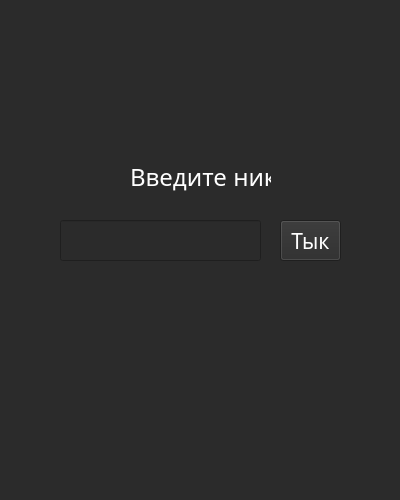
<?xml version="1.0" encoding="UTF-8"?>
<ui version="4.0">
 <class>RegWindowGUI</class>
 <widget class="QMainWindow" name="RegWindowGUI">
  <property name="geometry">
   <rect>
    <x>0</x>
    <y>0</y>
    <width>400</width>
    <height>500</height>
   </rect>
  </property>
  <property name="sizePolicy">
   <sizepolicy hsizetype="Fixed" vsizetype="Fixed">
    <horstretch>0</horstretch>
    <verstretch>0</verstretch>
   </sizepolicy>
  </property>
  <property name="minimumSize">
   <size>
    <width>400</width>
    <height>500</height>
   </size>
  </property>
  <property name="maximumSize">
   <size>
    <width>400</width>
    <height>500</height>
   </size>
  </property>
  <property name="palette">
   <palette>
    <active>
     <colorrole role="WindowText">
      <brush brushstyle="SolidPattern">
       <color alpha="255">
        <red>0</red>
        <green>0</green>
        <blue>0</blue>
       </color>
      </brush>
     </colorrole>
     <colorrole role="Button">
      <brush brushstyle="SolidPattern">
       <color alpha="255">
        <red>255</red>
        <green>255</green>
        <blue>255</blue>
       </color>
      </brush>
     </colorrole>
     <colorrole role="Light">
      <brush brushstyle="SolidPattern">
       <color alpha="255">
        <red>255</red>
        <green>255</green>
        <blue>255</blue>
       </color>
      </brush>
     </colorrole>
     <colorrole role="Midlight">
      <brush brushstyle="SolidPattern">
       <color alpha="255">
        <red>255</red>
        <green>255</green>
        <blue>255</blue>
       </color>
      </brush>
     </colorrole>
     <colorrole role="Dark">
      <brush brushstyle="SolidPattern">
       <color alpha="255">
        <red>127</red>
        <green>127</green>
        <blue>127</blue>
       </color>
      </brush>
     </colorrole>
     <colorrole role="Mid">
      <brush brushstyle="SolidPattern">
       <color alpha="255">
        <red>170</red>
        <green>170</green>
        <blue>170</blue>
       </color>
      </brush>
     </colorrole>
     <colorrole role="Text">
      <brush brushstyle="SolidPattern">
       <color alpha="255">
        <red>0</red>
        <green>0</green>
        <blue>0</blue>
       </color>
      </brush>
     </colorrole>
     <colorrole role="BrightText">
      <brush brushstyle="SolidPattern">
       <color alpha="255">
        <red>255</red>
        <green>255</green>
        <blue>255</blue>
       </color>
      </brush>
     </colorrole>
     <colorrole role="ButtonText">
      <brush brushstyle="SolidPattern">
       <color alpha="255">
        <red>0</red>
        <green>0</green>
        <blue>0</blue>
       </color>
      </brush>
     </colorrole>
     <colorrole role="Base">
      <brush brushstyle="SolidPattern">
       <color alpha="255">
        <red>255</red>
        <green>255</green>
        <blue>255</blue>
       </color>
      </brush>
     </colorrole>
     <colorrole role="Window">
      <brush brushstyle="SolidPattern">
       <color alpha="255">
        <red>255</red>
        <green>255</green>
        <blue>255</blue>
       </color>
      </brush>
     </colorrole>
     <colorrole role="Shadow">
      <brush brushstyle="SolidPattern">
       <color alpha="255">
        <red>0</red>
        <green>0</green>
        <blue>0</blue>
       </color>
      </brush>
     </colorrole>
     <colorrole role="AlternateBase">
      <brush brushstyle="SolidPattern">
       <color alpha="255">
        <red>255</red>
        <green>255</green>
        <blue>255</blue>
       </color>
      </brush>
     </colorrole>
     <colorrole role="ToolTipBase">
      <brush brushstyle="SolidPattern">
       <color alpha="255">
        <red>255</red>
        <green>255</green>
        <blue>220</blue>
       </color>
      </brush>
     </colorrole>
     <colorrole role="ToolTipText">
      <brush brushstyle="SolidPattern">
       <color alpha="255">
        <red>0</red>
        <green>0</green>
        <blue>0</blue>
       </color>
      </brush>
     </colorrole>
    </active>
    <inactive>
     <colorrole role="WindowText">
      <brush brushstyle="SolidPattern">
       <color alpha="255">
        <red>0</red>
        <green>0</green>
        <blue>0</blue>
       </color>
      </brush>
     </colorrole>
     <colorrole role="Button">
      <brush brushstyle="SolidPattern">
       <color alpha="255">
        <red>255</red>
        <green>255</green>
        <blue>255</blue>
       </color>
      </brush>
     </colorrole>
     <colorrole role="Light">
      <brush brushstyle="SolidPattern">
       <color alpha="255">
        <red>255</red>
        <green>255</green>
        <blue>255</blue>
       </color>
      </brush>
     </colorrole>
     <colorrole role="Midlight">
      <brush brushstyle="SolidPattern">
       <color alpha="255">
        <red>255</red>
        <green>255</green>
        <blue>255</blue>
       </color>
      </brush>
     </colorrole>
     <colorrole role="Dark">
      <brush brushstyle="SolidPattern">
       <color alpha="255">
        <red>127</red>
        <green>127</green>
        <blue>127</blue>
       </color>
      </brush>
     </colorrole>
     <colorrole role="Mid">
      <brush brushstyle="SolidPattern">
       <color alpha="255">
        <red>170</red>
        <green>170</green>
        <blue>170</blue>
       </color>
      </brush>
     </colorrole>
     <colorrole role="Text">
      <brush brushstyle="SolidPattern">
       <color alpha="255">
        <red>0</red>
        <green>0</green>
        <blue>0</blue>
       </color>
      </brush>
     </colorrole>
     <colorrole role="BrightText">
      <brush brushstyle="SolidPattern">
       <color alpha="255">
        <red>255</red>
        <green>255</green>
        <blue>255</blue>
       </color>
      </brush>
     </colorrole>
     <colorrole role="ButtonText">
      <brush brushstyle="SolidPattern">
       <color alpha="255">
        <red>0</red>
        <green>0</green>
        <blue>0</blue>
       </color>
      </brush>
     </colorrole>
     <colorrole role="Base">
      <brush brushstyle="SolidPattern">
       <color alpha="255">
        <red>255</red>
        <green>255</green>
        <blue>255</blue>
       </color>
      </brush>
     </colorrole>
     <colorrole role="Window">
      <brush brushstyle="SolidPattern">
       <color alpha="255">
        <red>255</red>
        <green>255</green>
        <blue>255</blue>
       </color>
      </brush>
     </colorrole>
     <colorrole role="Shadow">
      <brush brushstyle="SolidPattern">
       <color alpha="255">
        <red>0</red>
        <green>0</green>
        <blue>0</blue>
       </color>
      </brush>
     </colorrole>
     <colorrole role="AlternateBase">
      <brush brushstyle="SolidPattern">
       <color alpha="255">
        <red>255</red>
        <green>255</green>
        <blue>255</blue>
       </color>
      </brush>
     </colorrole>
     <colorrole role="ToolTipBase">
      <brush brushstyle="SolidPattern">
       <color alpha="255">
        <red>255</red>
        <green>255</green>
        <blue>220</blue>
       </color>
      </brush>
     </colorrole>
     <colorrole role="ToolTipText">
      <brush brushstyle="SolidPattern">
       <color alpha="255">
        <red>0</red>
        <green>0</green>
        <blue>0</blue>
       </color>
      </brush>
     </colorrole>
    </inactive>
    <disabled>
     <colorrole role="WindowText">
      <brush brushstyle="SolidPattern">
       <color alpha="255">
        <red>127</red>
        <green>127</green>
        <blue>127</blue>
       </color>
      </brush>
     </colorrole>
     <colorrole role="Button">
      <brush brushstyle="SolidPattern">
       <color alpha="255">
        <red>255</red>
        <green>255</green>
        <blue>255</blue>
       </color>
      </brush>
     </colorrole>
     <colorrole role="Light">
      <brush brushstyle="SolidPattern">
       <color alpha="255">
        <red>255</red>
        <green>255</green>
        <blue>255</blue>
       </color>
      </brush>
     </colorrole>
     <colorrole role="Midlight">
      <brush brushstyle="SolidPattern">
       <color alpha="255">
        <red>255</red>
        <green>255</green>
        <blue>255</blue>
       </color>
      </brush>
     </colorrole>
     <colorrole role="Dark">
      <brush brushstyle="SolidPattern">
       <color alpha="255">
        <red>127</red>
        <green>127</green>
        <blue>127</blue>
       </color>
      </brush>
     </colorrole>
     <colorrole role="Mid">
      <brush brushstyle="SolidPattern">
       <color alpha="255">
        <red>170</red>
        <green>170</green>
        <blue>170</blue>
       </color>
      </brush>
     </colorrole>
     <colorrole role="Text">
      <brush brushstyle="SolidPattern">
       <color alpha="255">
        <red>127</red>
        <green>127</green>
        <blue>127</blue>
       </color>
      </brush>
     </colorrole>
     <colorrole role="BrightText">
      <brush brushstyle="SolidPattern">
       <color alpha="255">
        <red>255</red>
        <green>255</green>
        <blue>255</blue>
       </color>
      </brush>
     </colorrole>
     <colorrole role="ButtonText">
      <brush brushstyle="SolidPattern">
       <color alpha="255">
        <red>127</red>
        <green>127</green>
        <blue>127</blue>
       </color>
      </brush>
     </colorrole>
     <colorrole role="Base">
      <brush brushstyle="SolidPattern">
       <color alpha="255">
        <red>255</red>
        <green>255</green>
        <blue>255</blue>
       </color>
      </brush>
     </colorrole>
     <colorrole role="Window">
      <brush brushstyle="SolidPattern">
       <color alpha="255">
        <red>255</red>
        <green>255</green>
        <blue>255</blue>
       </color>
      </brush>
     </colorrole>
     <colorrole role="Shadow">
      <brush brushstyle="SolidPattern">
       <color alpha="255">
        <red>0</red>
        <green>0</green>
        <blue>0</blue>
       </color>
      </brush>
     </colorrole>
     <colorrole role="AlternateBase">
      <brush brushstyle="SolidPattern">
       <color alpha="255">
        <red>255</red>
        <green>255</green>
        <blue>255</blue>
       </color>
      </brush>
     </colorrole>
     <colorrole role="ToolTipBase">
      <brush brushstyle="SolidPattern">
       <color alpha="255">
        <red>255</red>
        <green>255</green>
        <blue>220</blue>
       </color>
      </brush>
     </colorrole>
     <colorrole role="ToolTipText">
      <brush brushstyle="SolidPattern">
       <color alpha="255">
        <red>0</red>
        <green>0</green>
        <blue>0</blue>
       </color>
      </brush>
     </colorrole>
    </disabled>
   </palette>
  </property>
  <property name="cursor">
   <cursorShape>ArrowCursor</cursorShape>
  </property>
  <property name="mouseTracking">
   <bool>false</bool>
  </property>
  <property name="contextMenuPolicy">
   <enum>Qt::DefaultContextMenu</enum>
  </property>
  <property name="acceptDrops">
   <bool>false</bool>
  </property>
  <property name="windowTitle">
   <string>MyTama</string>
  </property>
  <property name="layoutDirection">
   <enum>Qt::LeftToRight</enum>
  </property>
  <property name="autoFillBackground">
   <bool>false</bool>
  </property>
  <property name="tabShape">
   <enum>QTabWidget::Rounded</enum>
  </property>
  <widget class="QWidget" name="centralwidget">
   <property name="sizePolicy">
    <sizepolicy hsizetype="Fixed" vsizetype="Fixed">
     <horstretch>0</horstretch>
     <verstretch>0</verstretch>
    </sizepolicy>
   </property>
   <property name="minimumSize">
    <size>
     <width>400</width>
     <height>500</height>
    </size>
   </property>
   <property name="maximumSize">
    <size>
     <width>400</width>
     <height>500</height>
    </size>
   </property>
   <property name="autoFillBackground">
    <bool>false</bool>
   </property>
   <property name="styleSheet">
    <string notr="true">QWidget {
    background-color: #2b2b2b;
}
QPushButton {
	color: white;
}
</string>
   </property>
   <widget class="QLabel" name="label">
    <property name="geometry">
     <rect>
      <x>130</x>
      <y>150</y>
      <width>141</width>
      <height>55</height>
     </rect>
    </property>
    <property name="font">
     <font>
      <family>Franklin Gothic Demi</family>
      <pointsize>18</pointsize>
     </font>
    </property>
    <property name="layoutDirection">
     <enum>Qt::LeftToRight</enum>
    </property>
    <property name="autoFillBackground">
     <bool>false</bool>
    </property>
    <property name="styleSheet">
     <string notr="true">QLabel {
	color: white;
	text-align: center;
}</string>
    </property>
    <property name="text">
     <string>&lt;html&gt;&lt;head/&gt;&lt;body&gt;&lt;p align=&quot;center&quot;&gt;Введите ник:&lt;/p&gt;&lt;/body&gt;&lt;/html&gt;</string>
    </property>
    <property name="textFormat">
     <enum>Qt::AutoText</enum>
    </property>
    <property name="scaledContents">
     <bool>true</bool>
    </property>
    <property name="wordWrap">
     <bool>false</bool>
    </property>
    <property name="indent">
     <number>0</number>
    </property>
   </widget>
   <widget class="QLineEdit" name="nickLineEdit">
    <property name="geometry">
     <rect>
      <x>60</x>
      <y>220</y>
      <width>201</width>
      <height>41</height>
     </rect>
    </property>
    <property name="font">
     <font>
      <family>Franklin Gothic Demi</family>
      <pointsize>16</pointsize>
     </font>
    </property>
    <property name="cursor">
     <cursorShape>CrossCursor</cursorShape>
    </property>
    <property name="styleSheet">
     <string notr="true">QLineEdit{
	color: white;
	maxlength: 10;
}
input[type=&quot;text&quot;] {
    maxlength: 10;
}</string>
    </property>
   </widget>
   <widget class="QPushButton" name="sendNickBTN">
    <property name="geometry">
     <rect>
      <x>280</x>
      <y>220</y>
      <width>61</width>
      <height>41</height>
     </rect>
    </property>
    <property name="sizePolicy">
     <sizepolicy hsizetype="Fixed" vsizetype="Fixed">
      <horstretch>0</horstretch>
      <verstretch>0</verstretch>
     </sizepolicy>
    </property>
    <property name="font">
     <font>
      <family>Franklin Gothic Demi</family>
      <pointsize>16</pointsize>
     </font>
    </property>
    <property name="text">
     <string>Тык</string>
    </property>
   </widget>
  </widget>
 </widget>
 <resources/>
 <connections/>
</ui>
